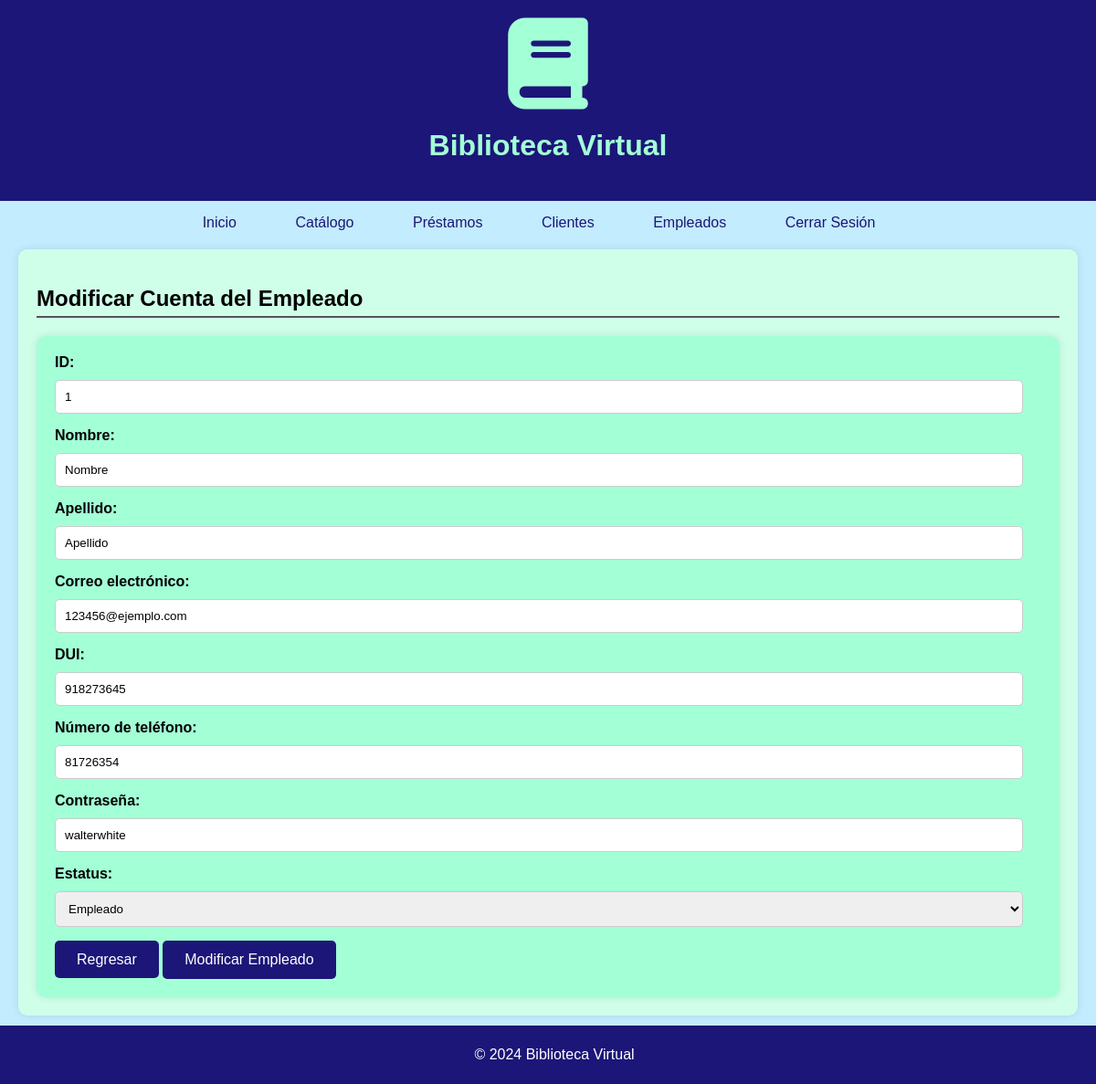
The app's page /modificarEmpleado.php?id=1&mod (signed in) with its own data.
### tables this page shows
CREATE TABLE `usuarios` (
  `ID` int(8) NOT NULL,
  `nombre` varchar(255) NOT NULL,
  `apellido` varchar(255) NOT NULL,
  `correoElectronico` varchar(255) NOT NULL,
  `DUI` int(9) NOT NULL,
  `telefono` int(8) NOT NULL,
  `contrasena` varchar(255) NOT NULL,
  `empleado` tinyint(1) NOT NULL,
  `admin` tinyint(1) NOT NULL
);

### modificarEmpleado.php (the view, shortened to what this page needs)
<!DOCTYPE html>
<html lang="es">
    <head>
        <link rel="stylesheet" href="assets/style.css">
    </head>
    <body>
        <?php
            include('assets/menu.php');
            $empleados = new Database();
            if (isset($_GET["id"]) && (isset($_GET["mod"]) || isset($_GET["del"]))) {
                $id = $empleados->sanitize($_GET["id"]);
                $res = $empleados->buscarElemento('usuarios','ID', $id);
                if ($res) {
                    if (isset($_GET["mod"])) {
                        ?>
                        <article class="modEmpleado">
                            <h1>Modificar Cuenta del Empleado</h1>
                            <main>
                                <form action="empleados.php" method="POST">
                                    <label for="id">ID:</label>
                                    <input type="number" name="id" id="id" readonly="" required="" value="<?php echo $res->ID; ?>">
                                    <label for="nombre">Nombre:</label>
                                    <input type="text" name="nombre" id="nombre" required="" value="<?php echo $res->nombre; ?>">
                                    <label for="apellido">Apellido:</label>
                                    <input type="text" name="apellido" id="apellido" required="" value="<?php echo $res->apellido; ?>">
                                    <label for="correo">Correo electrónico:</label>
                                    <input type="email" name="correo" id="correo" required="" value="<?php echo $res->correoElectronico; ?>">
                                    <label for="dui">DUI:</label>
                                    <input type="number" name="dui" id="dui" required="" value="<?php echo $res->DUI; ?>">
                                    <label for="telefono">Número de teléfono:</label>
                                    <input type="number" name="telefono" id="telefono" required="" value="<?php echo $res->telefono; ?>">
                                    <label for="pass">Contraseña:</label>
                                    <input type="text" name="pass" id="pass" required="" value="<?php echo $res->contrasena; ?>">
                                    <label for="status">Estatus:</label>
                                    <select name="status" id="status">
                                        <option value="false">Empleado</option>
                                    </select>
                                    <a class="submit" href="empleados.php">Regresar</a>
                                    <button type="submit" id="mod" name="mod" class="submit">Modificar Empleado</button>
                                </form>
                            </main>
                        </article>
                        <?php
                    } else if (isset($_GET["del"])) {
                        ?>
                        <article class="delEmpleado">
                            <h1>Eliminar Cuenta del Empleado</h1>
                            <main>
                                <form action="empleados.php" method="POST">
                                    <label for="id">ID:</label>
                                    <input type="number" name="id" id="id" disabled="" required="" value="<?php echo $res->ID; ?>">
                                    <label for="nombre">Nombre:</label>
                                    <input type="text" name="nombre" id="nombre" disabled="" required="" value="<?php echo $res->nombre; ?>">
                                    <label for="apellido">Apellido:</label>
                                    <input type="text" name="apellido" id="apellido" disabled="" required="" value="<?php echo $res->apellido; ?>">
                                    <label for="correo">Correo electrónico:</label>
                                    <input type="email" name="correo" id="correo" disabled="" required="" value="<?php echo $res->correoElectronico; ?>">
                                    <label for="dui">DUI:</label>
                                    <input type="number" name="dui" id="dui" disabled="" required="" value="<?php echo $res->DUI; ?>">
                                    <label for="telefono">Número de teléfono:</label>
                                    <input type="number" name="telefono" id="telefono" disabled="" required="" value="<?php echo $res->telefono; ?>">
                                    <label for="pass">Contraseña:</label>
                                    <input type="text" name="pass" id="pass" disabled="" required="" value="<?php echo $res->contrasena; ?>">
                                    <label for="del">ADVERTENCIA: ¿Estás seguro de borrar al usuario empleado <?php echo $res->nombre; ?>? Esta acción no se puede deshacer</label>
                                    <a class="submit" href="empleados.php">Regresar</a>
                                    <button type="submit" id="del" name="del" class="submit">Eliminar Empleado</button>
                                </form>
                            </main>
                        </article>
                        <?php
                    }
                }
            }
        ?>
    </body>
</html>

### assets/style.css (style rules this page uses)
:root { --navy: #1C1678; --lightBlue: #c3ecff; --mint: #A3FFD6; --clearColor: #cfffe9; }
body { font-family: Arial, sans-serif; margin: 0; padding: 0; background-color: var(--lightBlue); }
article { background-color: var(--clearColor); margin: 20px 20px 75px 20px; padding: 20px; border-radius: 10px; box-shadow: 0 0 10px rgba(0, 0, 0, 0.1); }
article h1 { border-bottom: 2px solid #545454; padding-bottom: 5px; }
article main { margin-top: 10px; }
form { margin-top: 20px; background-color: var(--mint); padding: 20px; border-radius: 10px; box-shadow: 0 0 10px rgba(0, 0, 0, 0.1); }
label { display: block; margin-bottom: 5px; font-weight: bold; }
input[type = "text"], input[type = "number"], input[type = "date"], input[type = "email"], input[type = "password"], select { width: calc(100% - 20px); padding: 10px; margin-top: 5px; margin-bottom: 15px; border: 1px solid #ccc; border-radius: 5px; box-sizing: border-box; }
.submit { text-decoration: none; background-color: var(--navy); color: white; padding: 12px 24px; border: none; border-radius: 5px; cursor: pointer; font-size: 16px; transition: background-color 0.3s ease; }

### records on screen
usuarios: id "1", nombre "Nombre", apellido "Apellido", correo "123456@ejemplo.com", dui "918273645", telefono "81726354", pass "walterwhite"
